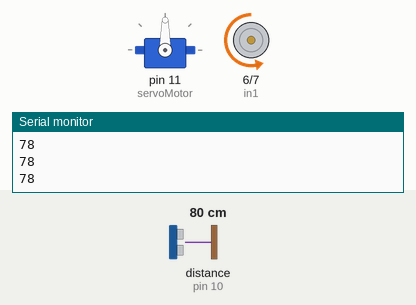
This sketch was run on a simulated Arduino Uno, built with avr-gcc and run on an emulated ATmega328P. Parts: servo, motor-driver pin pairs drawn as motors (green arrow = first pin HIGH = forward, orange = second pin HIGH = backward, longer = more drive, scaled by the enable pin), the last lines printed to the serial monitor. Wiring (inferred from the names in the program): ultrasonic range finder: trigger pin 9; echo pin 10. The inputs (shaded band) are chosen by the test bench; at power-on: distance to the obstacle (sensor on pin 10) 80 cm. The echo pulse lasts 58.3 µs per cm.

Above: at 1.2 s.
1.3 s: distance to the obstacle (sensor on pin 10) set to 17 cm
2.8 s: distance to the obstacle (sensor on pin 10) set to 14 cm
At 3.3 s:
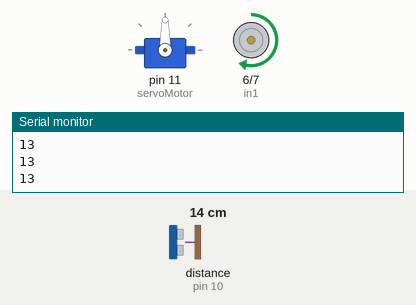
4.3 s: distance to the obstacle (sensor on pin 10) set to 49 cm
5.8 s: distance to the obstacle (sensor on pin 10) set to 57 cm
At 6.1 s:
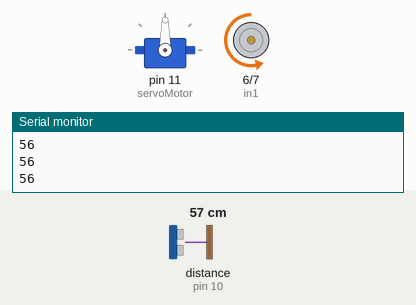
7.3 s: distance to the obstacle (sensor on pin 10) set to 12 cm
At 8.8 s:
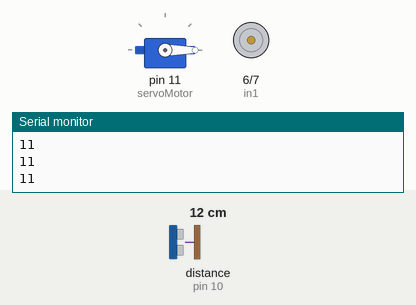
Timing chart, 0 to 10.3 s (numbered marks = the images above; inputs shaded):
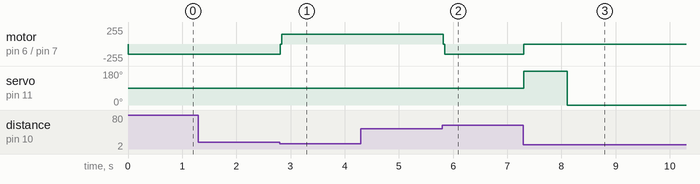

Measured:
- the behaviour switches between 16 and 15 cm on distance to the obstacle (sensor on pin 10) (found by bisection; images 0 and 1)
- the behaviour switches between 51 and 52 cm on distance to the obstacle (sensor on pin 10) (found by bisection; images 1 and 2)
- after the input at 2.8 s, motor on pin 6 (in1) / pin 7 (in2): backward 150/255 → forward 150/255 at once
- after the input at 5.8 s, motor on pin 6 (in1) / pin 7 (in2): forward 150/255 → backward 150/255 at once
- after the input at 7.3 s, motor on pin 6 (in1) / pin 7 (in2): backward 150/255 → stopped at once; servo on pin 11 (servoMotor): 90° → 180° at once, → 0° 0.80 s later

The sketch:

final-reducedDistance.ino
```cpp
#include <Servo.h>

// declare motor A (for the wheels)
const int enA = 5;
const int in1 = 6;
const int in2 = 7;

// servo motor pins
Servo servoMotor;
int pos = 0;

// ultrasonic sensor pins
int echoPin = 10;
int trigPin = 9;

// task variable
int task = 0;

// speed
int speed = 150; // lower speed for safety testing

void setup() {
  pinMode(enA, OUTPUT);
  pinMode(in1, OUTPUT);
  pinMode(in2, OUTPUT);
  pinMode(echoPin, INPUT);
  pinMode(trigPin, OUTPUT);
  servoMotor.attach(11);
  Serial.begin(9600);
}

void loop() {
  long dist;

  // ultrasonic
  digitalWrite(trigPin, LOW);
  delayMicroseconds(2);
  digitalWrite(trigPin, HIGH);
  delayMicroseconds(10);
  digitalWrite(trigPin, LOW);

  dist = pulseIn(echoPin, HIGH, 30000);
  dist = dist * 0.034 / 2;

  Serial.println(dist);

  switch (task) {

    // task 1: forward to wall
    case 0:
      digitalWrite(in1, LOW);
      digitalWrite(in2, HIGH);
      analogWrite(enA, speed);

      // *** lowered from 40 → 15 cm ***
      if (dist > 0 && dist < 15) {
        digitalWrite(in1, LOW);
        digitalWrite(in2, LOW);
        analogWrite(enA, 0);

        task = 1;
      }
      break;

    // task 2: reverse
    case 1:
      digitalWrite(in1, HIGH);
      digitalWrite(in2, LOW);
      analogWrite(enA, speed);

      // *** lowered from 150 → 50 cm ***
      if (dist > 50 || dist == 0) {
        digitalWrite(in1, LOW);
        digitalWrite(in2, LOW);
        analogWrite(enA, 0);

        task = 2;
      }
      break;

    // task 3: small-distance launch test
    case 2:
      digitalWrite(in1, LOW);
      digitalWrite(in2, HIGH);
      analogWrite(enA, speed);

      // *** lowered from 20–40 → 10–15 cm ***
      if (dist > 10 && dist < 15) {
        digitalWrite(in1, LOW);
        digitalWrite(in2, LOW);
        analogWrite(enA, 0);

        servoMotor.write(180);
        delay(800);
        servoMotor.write(0);

        task = 3;
      }
      break;

    case 3:
      digitalWrite(in1, LOW);
      digitalWrite(in2, LOW);
      analogWrite(enA, 0);
      break;
  }

  delay(20);
}
```
